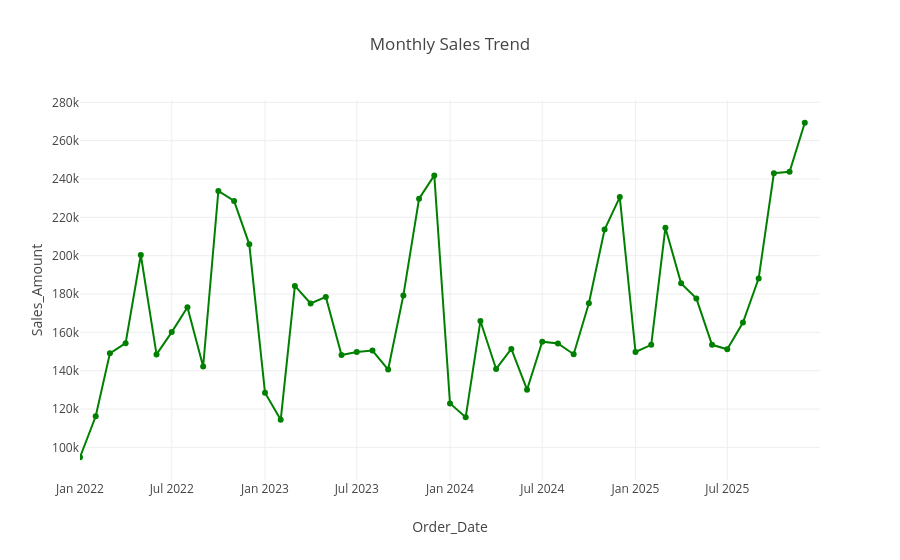

The code cell stored with this chart in its notebook:
### Code cell
px.line(
    monthly_sales,
    x='Order_Date',
    y='Sales_Amount',
    title='Monthly Sales Trend',
    markers=True
).update_traces(
    line_color='green'
).update_xaxes(
    range=['2022-01-01', '2025-12-31']
).show()
